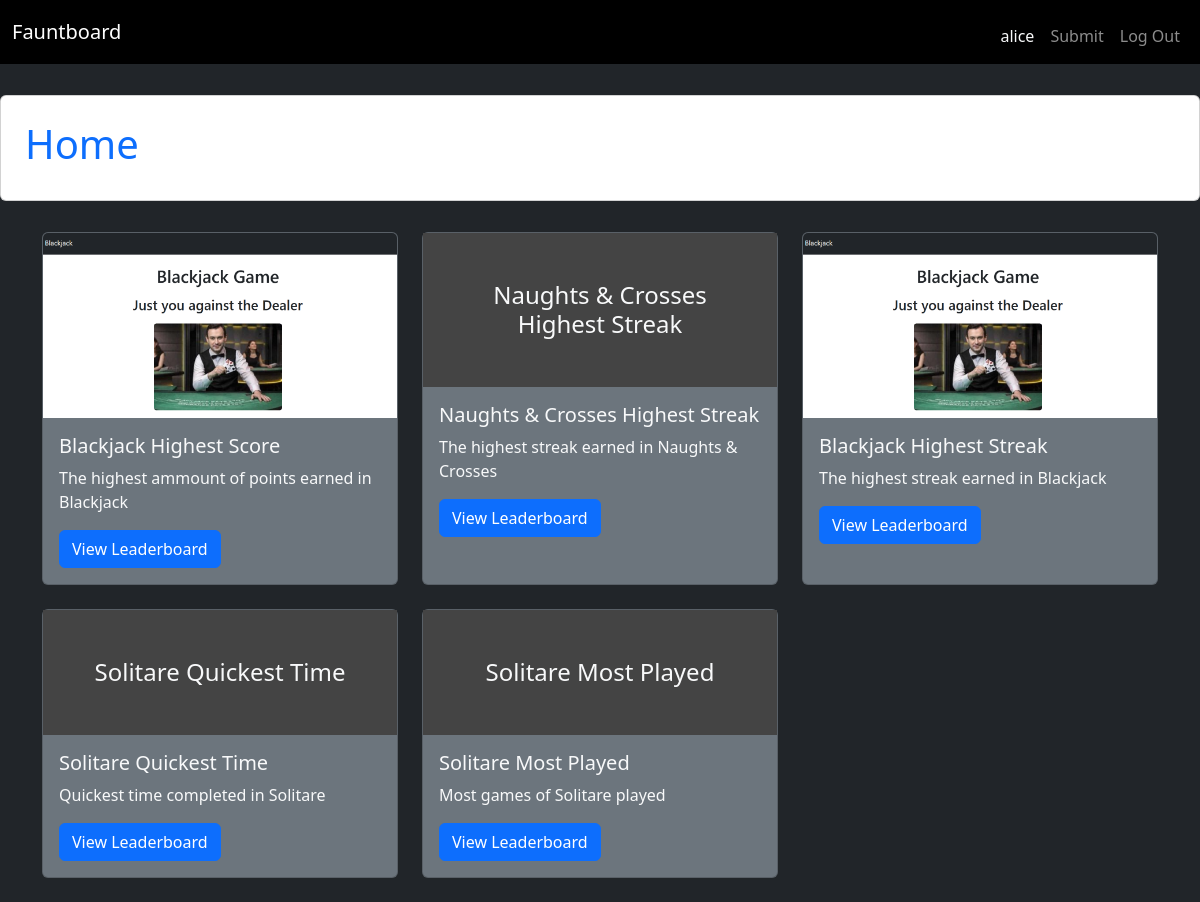
/ (signed in), run on the app's committed database.
### tables this page shows
CREATE TABLE users (
    id INTEGER PRIMARY KEY,
    username TEXT UNIQUE NOT NULL,
    password TEXT NOT NULL,
    role TEXT);

CREATE TABLE "leaderboards" (
    id INTEGER PRIMARY KEY,
    name TEXT NOT NULL, description TEXT,
    image_path TEXT
, type TEXT NOT NULL);

### app.py (the view)
@app.route("/")
def home():
    if "user_id" in session:
        db = get_db()
        leaderboards = db.execute("SELECT * FROM leaderboards").fetchall()
        print("DEBUG leaderboards:", leaderboards)
        return render_template("home.html", leaderboards=leaderboards, username = session["username"])
    else:
        return redirect('/login')
        print('going to Login')

### app.py (called while the page is built)
def get_db():
    if "db" not in g:
        g.db = sqlite3.connect("database.db")
        g.db.row_factory = sqlite3.Row
    return g.db

@app.before_request
def load_user():
    g.user = None
    if "user_id" in session:
        db = get_db()
        g.user = db.execute(
            "SELECT * FROM users WHERE id = ?",
            (session["user_id"],)
        ).fetchone()

### templates/home.html
{% extends 'base.html' %}
{% block content %}
<div class="d-flex justify-content-center align-items-center" style="height: 15vh;">
  <div class="card p-4 bg-white" style="width: 1500px;">
    <h1 class="text-primary">Home</h1>
  </div>
</div>
<div class="container mt-4">
  <div class="row">
    {% for lb in leaderboards %}
    <div class="col-md-4 mb-4">
      <div class="card bg-secondary text-light h-100 ">
        {% if lb.image_path %}
          <img src="{{ lb.image_path }}" class="card-img-top" alt="{{ lb.name }}">
        {% else %}
          <div class="p-5 text-center" style="background-color: #444;">
            <h4 class="m-0">{{ lb.name }}</h4>
          </div>
        {% endif %}
        <div class="card-body">
          <h5 class="card-title">{{ lb.name }}</h5>
          <p class="card-text">{{ lb.description }}</p>
          <a href="{{ url_for('show_leaderboard', leaderboard_id=lb.id) }}" class="btn btn-primary">
            View Leaderboard
          </a>
        </div>
      </div>
    </div>
    {% endfor %}
  </div>
</div>
{% endblock %}

### templates/base.html (shortened to what this page needs)
<!doctype html>
<html lang="en">
<head>
  <link href="https://cdn.jsdelivr.net/npm/bootstrap@5.3.2/dist/css/bootstrap.min.css" rel="stylesheet">
</head>
<body class="bg-dark">
<nav class="navbar navbar-expand-lg navbar-dark bg-black mb-4">
<div class="container-fluid">
    <a class="navbar-brand" href="/">Fauntboard</a>
        <ul class="navbar-nav ms-auto d-flex flex-row">
      {% if g.user %}
        <li class="nav-item mx-3, mt-2">
          <span class="nav-link disabled text-light">{{ g.user['username'] }}</span>
        </li>
        {% if g.user and g.user['role'] == 'User' %}
        <li class="nav-item mx-3, mt-2">
          <a class="nav-link" href="{{ url_for('submit') }}">Submit</a>
        </li>
        {% endif %}
        <li class="nav-item mx-3, mt-2">
          <a class="nav-link" href="{{ url_for('logout') }}">Log Out</a>
        </li>
      {% endif %}
    </ul>
  </div>
</nav>
<section class="content">
  {% block content %}{% endblock %}
</section>
</body>
</html>

### data on the page
users: user.username "alice"
leaderboards: image_path (picture), name "Blackjack Highest Score", description "The highest ammount of points earned in Blackjack"
leaderboards: name "Naughts & Crosses Highest Streak", description "The highest streak earned in Naughts & Crosses"
leaderboards: image_path (picture), name "Blackjack Highest Streak", description "The highest streak earned in Blackjack"
leaderboards: name "Solitare Quickest Time", description "Quickest time completed in Solitare"
leaderboards: name "Solitare Most Played", description "Most games of Solitare played"
